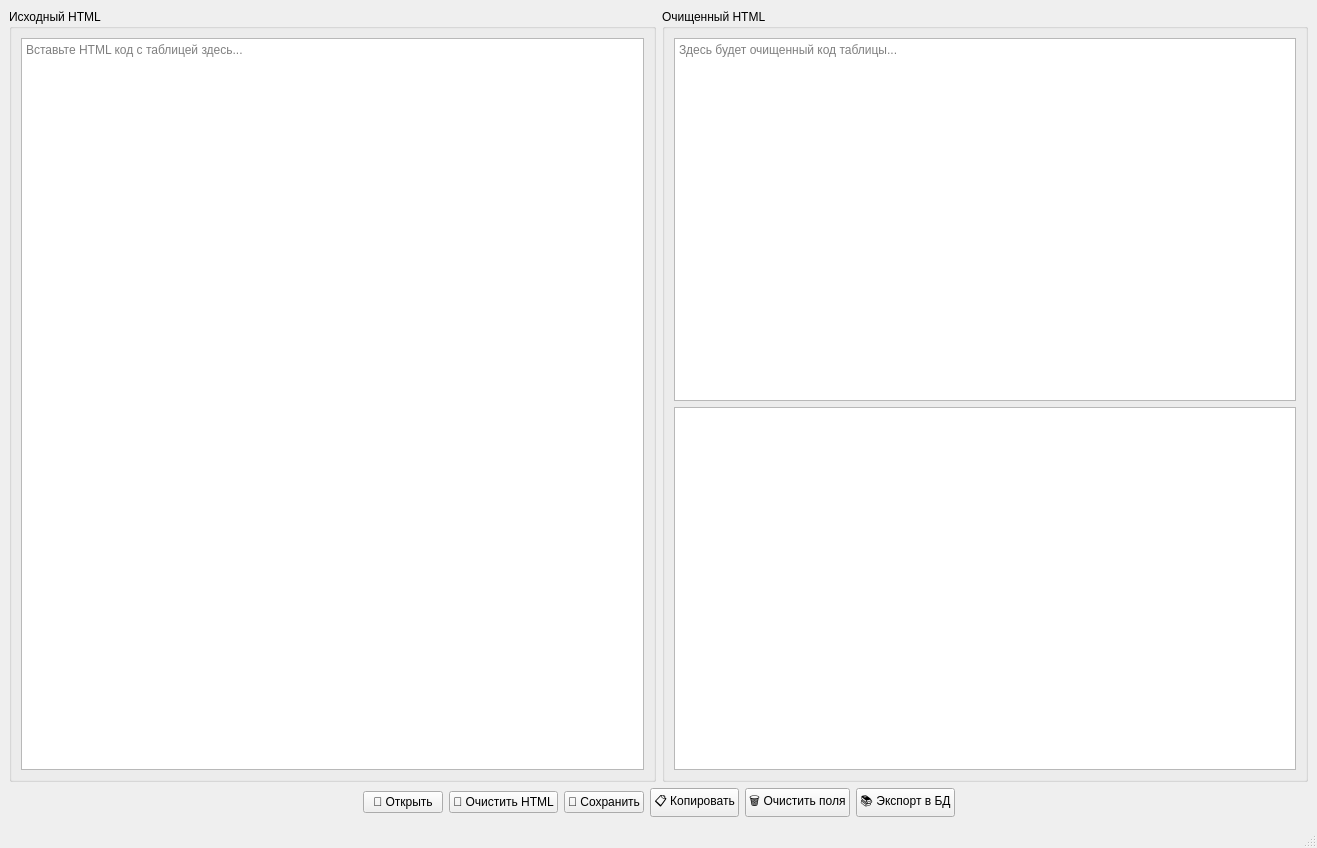
<?xml version="1.0" encoding="UTF-8"?>
<ui version="4.0">
 <class>MainWindow</class>
 <widget class="QMainWindow" name="MainWindow">
  <property name="geometry">
   <rect>
    <x>0</x>
    <y>0</y>
    <width>1317</width>
    <height>848</height>
   </rect>
  </property>
  <property name="windowTitle">
   <string>HTML Table Cleaner</string>
  </property>
  <widget class="QWidget" name="centralwidget">
   <layout class="QVBoxLayout" name="verticalLayout">
    <item>
     <layout class="QHBoxLayout" name="horizontalLayout">
      <item>
       <widget class="QGroupBox" name="groupBox">
        <property name="title">
         <string>Исходный HTML</string>
        </property>
        <layout class="QVBoxLayout" name="verticalLayout_2">
         <item>
          <widget class="QTextEdit" name="sourceTextEdit">
           <property name="placeholderText">
            <string>Вставьте HTML код с таблицей здесь...</string>
           </property>
          </widget>
         </item>
        </layout>
       </widget>
      </item>
      <item>
       <widget class="QGroupBox" name="groupBox_2">
        <property name="title">
         <string>Очищенный HTML</string>
        </property>
        <layout class="QVBoxLayout" name="verticalLayout_3">
         <item>
          <widget class="QTextEdit" name="resultTextEdit">
           <property name="placeholderText">
            <string>Здесь будет очищенный код таблицы...</string>
           </property>
          </widget>
         </item>
         <item>
          <widget class="QTableWidget" name="resultTableWidget"/>
         </item>
        </layout>
       </widget>
      </item>
     </layout>
    </item>
    <item>
     <layout class="QHBoxLayout" name="horizontalLayout_2">
      <item>
       <spacer name="horizontalSpacer">
        <property name="orientation">
         <enum>Qt::Orientation::Horizontal</enum>
        </property>
        <property name="sizeHint" stdset="0">
         <size>
          <width>40</width>
          <height>20</height>
         </size>
        </property>
       </spacer>
      </item>
      <item>
       <widget class="QPushButton" name="openButton">
        <property name="text">
         <string>📂 Открыть</string>
        </property>
        <property name="iconSize">
         <size>
          <width>16</width>
          <height>16</height>
         </size>
        </property>
       </widget>
      </item>
      <item>
       <widget class="QPushButton" name="cleanButton">
        <property name="text">
         <string>🔄 Очистить HTML</string>
        </property>
       </widget>
      </item>
      <item>
       <widget class="QPushButton" name="saveButton">
        <property name="text">
         <string>💾 Сохранить</string>
        </property>
       </widget>
      </item>
      <item>
       <widget class="QPushButton" name="copyButton">
        <property name="text">
         <string>📋 Копировать</string>
        </property>
       </widget>
      </item>
      <item>
       <widget class="QPushButton" name="clearButton">
        <property name="text">
         <string>🗑️ Очистить поля</string>
        </property>
       </widget>
      </item>
      <item>
       <widget class="QPushButton" name="dbExportButton">
        <property name="text">
         <string>📚 Экспорт в БД</string>
        </property>
       </widget>
      </item>
      <item>
       <spacer name="horizontalSpacer_2">
        <property name="orientation">
         <enum>Qt::Orientation::Horizontal</enum>
        </property>
        <property name="sizeHint" stdset="0">
         <size>
          <width>40</width>
          <height>20</height>
         </size>
        </property>
       </spacer>
      </item>
     </layout>
    </item>
   </layout>
  </widget>
  <widget class="QStatusBar" name="statusbar"/>
 </widget>
 <resources/>
 <connections/>
</ui>
